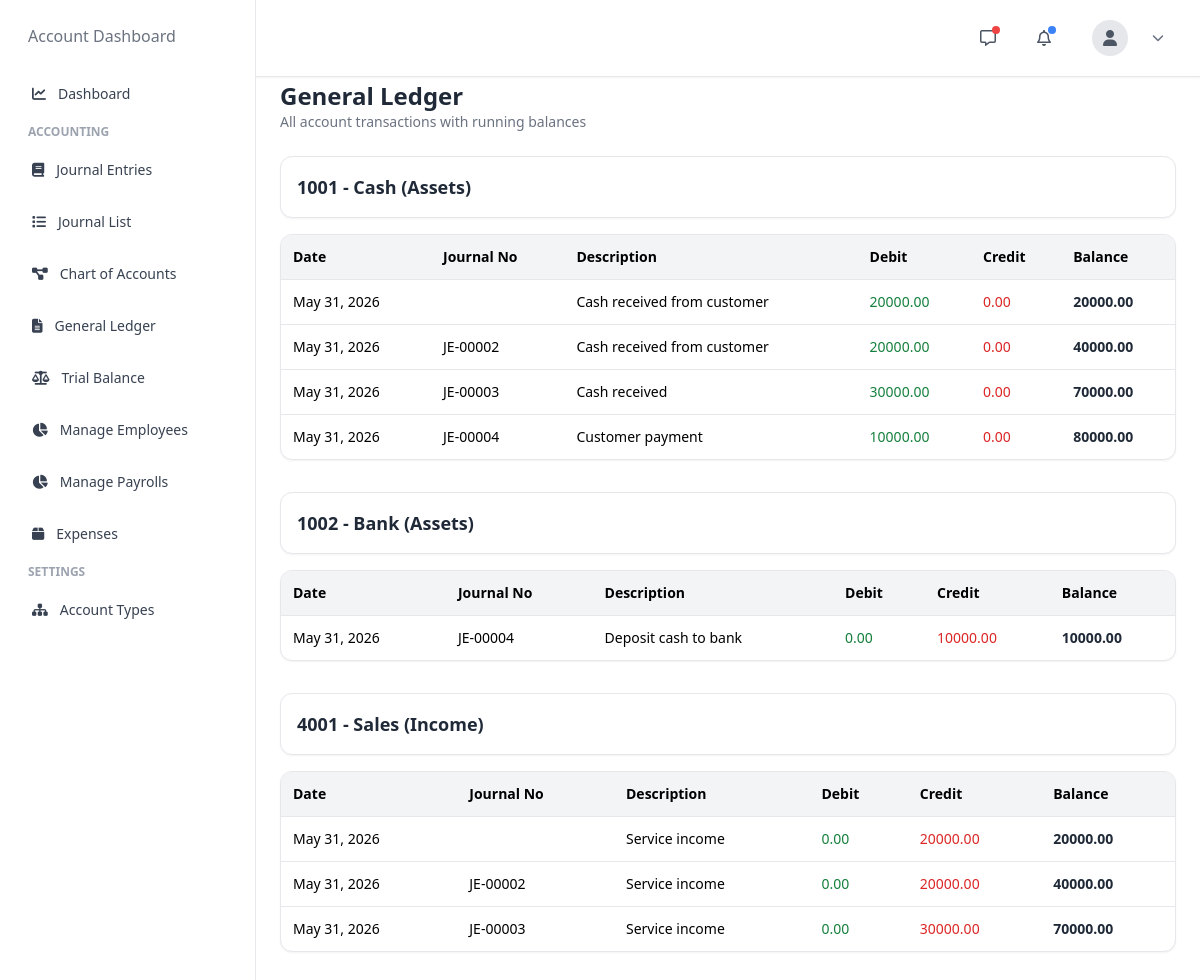
Page /accounting/general-ledger/ on the committed database.
### accounting/models.py (models this page shows, shortened)
class ChartOfAccount(models.Model):
    company = models.ForeignKey(Company, on_delete=models.CASCADE)
    account_type = models.ForeignKey(
        AccountType,
        on_delete=models.PROTECT
    )
    account_code = models.CharField(max_length=50)
    account_name = models.CharField(max_length=255)
    parent_account = models.ForeignKey(
        'self',
        on_delete=models.SET_NULL,
        null=True,
        blank=True,
        related_name="children"
    )
    opening_balance = models.DecimalField(
        max_digits=18,
        decimal_places=2,
        default=0
    )
    is_active = models.BooleanField(default=True)
    created_at = models.DateTimeField(auto_now_add=True)
    class Meta:
        unique_together = ('company', 'account_code')
        ordering = ['account_code']

class AccountType(models.Model):
    name = models.CharField(max_length=255)
    def __str__(self):
        return self.name

class JournalEntry(models.Model):
    STATUS_CHOICES = (
        ('draft', 'Draft'),
        ('posted', 'Posted'),
        ('cancelled', 'Cancelled'),
    )
    company = models.ForeignKey(Company, on_delete=models.CASCADE)
    journal_number = models.CharField(max_length=100)
    reference = models.CharField(max_length=255, blank=True, null=True)
    description = models.TextField(blank=True, null=True)
    posting_date = models.DateField()
    status = models.CharField(
        max_length=20,
        choices=STATUS_CHOICES,
        default='draft'
    )
    created_at = models.DateTimeField(auto_now_add=True)
    class Meta:
        unique_together = ('company', 'journal_number')
        ordering = ['-created_at']

class JournalEntryLine(models.Model):
    journal_entry = models.ForeignKey(
        JournalEntry,
        on_delete=models.CASCADE,
        related_name='lines'
    )
    account = models.ForeignKey(
        ChartOfAccount,
        on_delete=models.PROTECT
    )
    description = models.CharField(
        max_length=255,
        blank=True,
        null=True
    )
    debit = models.DecimalField(
        max_digits=18,
        decimal_places=2,
        default=0
    )
    credit = models.DecimalField(
        max_digits=18,
        decimal_places=2,
        default=0
    )
    class Meta:
        ordering = ['id']

### accounting/views.py (the view)
# urls.py: path("general-ledger/", views.general_ledger_view, name="general_ledger"),
def general_ledger_view(request):
    accounts = ChartOfAccount.objects.select_related(
        "account_type"
    ).all()
    ledger_data = []
    for account in accounts:
        lines = (
            JournalEntryLine.objects
            .filter(account=account)
            .select_related("journal_entry")
            .order_by(
                "journal_entry__posting_date",
                "journal_entry__id",
                "id"
            )
        )
        balance = Decimal("0.00")
        ledger_lines = []
        account_type = ""
        if account.account_type:
            account_type = account.account_type.name.lower()
        debit_normal_accounts = [
            "asset",
            "assets",
            "expense",
            "expenses",
        ]
        for line in lines:
            debit = line.debit or Decimal("0.00")
            credit = line.credit or Decimal("0.00")
            if account_type in debit_normal_accounts:
                balance += debit - credit
            else:
                balance += credit - debit
            display_balance = abs(balance)
            balance_type = "Dr" if balance >= 0 else "Cr"
            ledger_lines.append({
                "date": line.journal_entry.posting_date,
                "journal_no": line.journal_entry.journal_number,
                "description": line.description,
                "debit": debit,
                "credit": credit,
                "balance": display_balance,
                "balance_type": balance_type,
            })
        if ledger_lines:
            final_display_balance = abs(balance)
            final_balance_type = "Dr" if balance >= 0 else "Cr"
            ledger_data.append({
                "account": account,
                "lines": ledger_lines,
                "closing_balance": final_display_balance,
                "closing_balance_type": final_balance_type,
            })
    return render(
        request,
        "accounting/general_ledger.html",
        {
            "ledger_data": ledger_data
        }
    )

### templates/accounting/general_ledger.html
{% extends 'accounting/base.html' %}
{% load static %}
{% block content %}
{% include 'accounting/nav.html' %}
{% include 'accounting/sidebar.html' %}
<div class="sm:ml-64 min-h-screen pt-20 px-6 pb-10">
    <div class="max-w-6xl mx-auto">
        <div class="mb-6">
            <h1 class="text-2xl font-semibold text-gray-800">
                General Ledger
            </h1>
            <p class="text-sm text-gray-500">
                All account transactions with running balances
            </p>
        </div>
        {% for ledger in ledger_data %}
            <div class="bg-white border rounded-xl p-4 mb-4 shadow-sm">
                <h2 class="text-lg font-bold text-gray-800">
                    {{ ledger.account.account_code }} - {{ ledger.account.account_name }}
                    ({{ ledger.account.account_type }})
                </h2>
            </div>
            <div class="bg-white border rounded-xl shadow-sm overflow-hidden mb-8">
                <table class="w-full text-sm">
                    <thead class="bg-gray-100 text-left">
                        <tr>
                            <th class="p-3">Date</th>
                            <th class="p-3">Journal No</th>
                            <th class="p-3">Description</th>
                            <th class="p-3">Debit</th>
                            <th class="p-3">Credit</th>
                            <th class="p-3">Balance</th>
                        </tr>
                    </thead>
                    <tbody>
                        {% for line in ledger.lines %}
                        <tr class="border-t hover:bg-gray-50">
                            <td class="p-3">
                                {{ line.date }}
                            </td>
                            <td class="p-3">
                                {{ line.journal_no }}
                            </td>
                            <td class="p-3">
                                {{ line.description }}
                            </td>
                            <td class="p-3 text-green-700">
                                {{ line.debit }}
                            </td>
                            <td class="p-3 text-red-600">
                                {{ line.credit }}
                            </td>
                            <td class="p-3 font-semibold text-gray-800">
                                {{ line.balance }}
                            </td>
                        </tr>
                        {% endfor %}
                    </tbody>
                </table>
            </div>
        {% empty %}
            <div class="bg-white border rounded-xl p-6 text-center text-gray-500">
                No ledger entries found.
            </div>
        {% endfor %}
    </div>
</div>
{% endblock %}

### rows in the picture
ChartOfAccount: account.account_code "1001", account.account_name "Cash", account.account_type "Assets", credit "0.00" "0.00" "0.00" "0.00", balance "20000.00" "40000.00" "70000.00" "80000.00"
JournalEntry: date "May 31, 2026" "May 31, 2026"
JournalEntryLine: description "Cash received from customer", debit "20000.00"
JournalEntry: date "May 31, 2026" "May 31, 2026", journal_no "JE-00002" "JE-00002"
JournalEntryLine: description "Cash received from customer", debit "20000.00"
JournalEntry: date "May 31, 2026" "May 31, 2026", journal_no "JE-00003" "JE-00003"
JournalEntryLine: description "Cash received", debit "30000.00"
JournalEntry: date "May 31, 2026" "May 31, 2026", journal_no "JE-00004" "JE-00004"
JournalEntryLine: description "Customer payment", debit "10000.00"
ChartOfAccount: account.account_code "1002", account.account_name "Bank", account.account_type "Assets", debit "0.00", balance "10000.00"
JournalEntryLine: description "Deposit cash to bank", credit "10000.00"
ChartOfAccount: account.account_code "4001", account.account_name "Sales", account.account_type "Income", debit "0.00" "0.00" "0.00", balance "20000.00" "40000.00" "70000.00"
JournalEntryLine: description "Service income", credit "20000.00"
JournalEntryLine: description "Service income", credit "20000.00"
JournalEntryLine: description "Service income", credit "30000.00"
